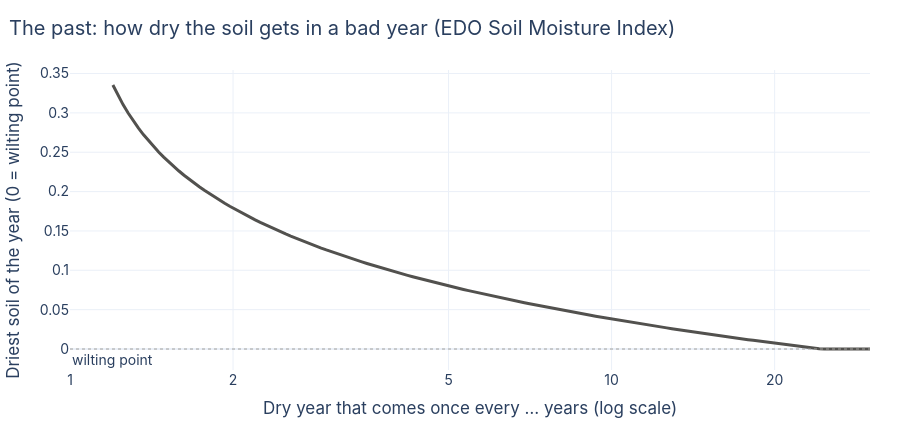

Source (notebook cell):
### Code cell
soil_grid = np.geomspace(1.2, 30, 150)   # about 30 years of records: stay within reach
nearby = SpatialMatch.nearest(max_distance=Distance.kilometres(10))
soil_levels = (soil.evaluate(farm, spatial=nearby).return_periods(soil_grid.tolist())
               .read(runtime=RUNTIME).to_pandas()["value"].to_numpy())
soil_levels = np.maximum(soil_levels, 0)   # the index cannot go below the wilting point
fig = go.Figure()
fig.add_trace(go.Scatter(x=soil_grid, y=soil_levels, mode="lines", line=dict(color=INK, width=3),
                         name="Driest soil of the year", hovertemplate="1-in-%{x:.0f} dry year: %{y:.2f}<extra></extra>"))
fig.add_hline(y=0, line=dict(color="#a3a29e", width=1, dash="dot"), annotation_text="wilting point",
              annotation_position="bottom left")
layout(fig, "The past: how dry the soil gets in a bad year (EDO Soil Moisture Index)",
       xaxis=log_rp_axis(range=[0, np.log10(30)], title="Dry year that comes once every … years (log scale)"),
       yaxis=dict(title="Driest soil of the year (0 = wilting point)"), showlegend=False)
fig.show()
if soil_levels.min() <= 0:
    wilting_rp = soil_grid[np.argmax(soil_levels <= 0)]
    print(f"About once every {wilting_rp:.0f} years, the soil dries all the way to the wilting point.")
table = pd.DataFrame({"a dry year that comes once every … years": [2, 5, 10, 20]})
table["driest soil (index)"] = np.interp(table.iloc[:, 0], soil_grid, soil_levels).round(2)
table

### Figure 1 — Plotly figure (JSON) as saved in the notebook; plotly's stock layout.template omitted (floating-point values rounded to 4 significant figures; data arrays with more than 128 entries replaced by an {"elided": "..."} marker saying what was removed)
{"data": [{"hovertemplate": "1-in-%{x:.0f} dry year: %{y:.2f}<extra></extra>", "line": {"color": "#52514e", "width": 3}, "mode": "lines", "name": "Driest soil of the year", "type": "scatter", "x": {"elided": "150 float values"}, "y": {"elided": "150 float values"}}], "layout": {"annotations": [{"showarrow": false, "text": "wilting point", "x": 0, "xanchor": "left", "xref": "x domain", "y": 0, "yanchor": "top", "yref": "y"}], "font": {"family": "Inter, Helvetica, Arial, sans-serif", "size": 14}, "height": 430, "margin": {"b": 60, "l": 70, "r": 30, "t": 70}, "shapes": [{"line": {"color": "#a3a29e", "dash": "dot", "width": 1}, "type": "line", "x0": 0, "x1": 1, "xref": "x domain", "y0": 0, "y1": 0, "yref": "y"}], "showlegend": false, "title": {"text": "The past: how dry the soil gets in a bad year (EDO Soil Moisture Index)", "x": 0.01}, "xaxis": {"range": [0, 1.477], "tickvals": [1, 2, 5, 10, 20, 50, 100], "title": {"text": "Dry year that comes once every … years (log scale)"}, "type": "log"}, "yaxis": {"title": {"text": "Driest soil of the year (0 = wilting point)"}}}}
